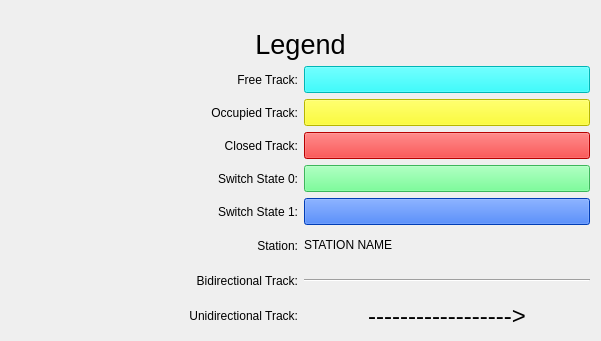
     <widget class="QWidget" name="gridLayoutWidget">
      <property name="geometry">
       <rect>
        <x>970</x>
        <y>480</y>
        <width>601</width>
        <height>341</height>
       </rect>
      </property>
      <layout class="QGridLayout" name="legend_layout">
       <item row="5" column="0">
        <widget class="QLabel" name="label_7">
         <property name="text">
          <string>Switch State 1:</string>
         </property>
         <property name="alignment">
          <set>Qt::AlignRight|Qt::AlignTrailing|Qt::AlignVCenter</set>
         </property>
        </widget>
       </item>
       <item row="4" column="1">
        <widget class="QPushButton" name="legend_switch0">
         <property name="sizePolicy">
          <sizepolicy hsizetype="Minimum" vsizetype="Fixed">
           <horstretch>0</horstretch>
           <verstretch>0</verstretch>
          </sizepolicy>
         </property>
         <property name="font">
          <font>
           <family>Segoe UI</family>
           <pointsize>12</pointsize>
           <weight>50</weight>
           <italic>false</italic>
           <bold>false</bold>
          </font>
         </property>
         <property name="styleSheet">
          <string notr="true">background-color: rgb(85, 255, 127);
font: 12pt &quot;Segoe UI&quot;;</string>
         </property>
         <property name="text">
          <string/>
         </property>
        </widget>
       </item>
       <item row="1" column="1">
        <widget class="QPushButton" name="legend_free">
         <property name="sizePolicy">
          <sizepolicy hsizetype="Minimum" vsizetype="Fixed">
           <horstretch>0</horstretch>
           <verstretch>0</verstretch>
          </sizepolicy>
         </property>
         <property name="font">
          <font>
           <family>Segoe UI</family>
           <pointsize>12</pointsize>
           <weight>50</weight>
           <italic>false</italic>
           <bold>false</bold>
          </font>
         </property>
         <property name="styleSheet">
          <string notr="true">background-color:rgb(0, 255, 255);
font: 12pt &quot;Segoe UI&quot;;</string>
         </property>
         <property name="text">
          <string/>
         </property>
        </widget>
       </item>
       <item row="2" column="0">
        <widget class="QLabel" name="label_2">
         <property name="text">
          <string>Occupied Track:</string>
         </property>
         <property name="alignment">
          <set>Qt::AlignRight|Qt::AlignTrailing|Qt::AlignVCenter</set>
         </property>
        </widget>
       </item>
       <item row="2" column="1">
        <widget class="QPushButton" name="legend_occupied">
         <property name="sizePolicy">
          <sizepolicy hsizetype="Minimum" vsizetype="Fixed">
           <horstretch>0</horstretch>
           <verstretch>0</verstretch>
          </sizepolicy>
         </property>
         <property name="font">
          <font>
           <family>Segoe UI</family>
           <pointsize>12</pointsize>
           <weight>50</weight>
           <italic>false</italic>
           <bold>false</bold>
          </font>
         </property>
         <property name="styleSheet">
          <string notr="true">background-color:rgb(255, 255, 0);
font: 12pt &quot;Segoe UI&quot;;</string>
         </property>
         <property name="text">
          <string/>
         </property>
        </widget>
       </item>
       <item row="0" column="0" colspan="2">
        <widget class="QLabel" name="label_4">
         <property name="font">
          <font>
           <family>Segoe UI</family>
           <pointsize>20</pointsize>
          </font>
         </property>
         <property name="text">
          <string>Legend</string>
         </property>
         <property name="alignment">
          <set>Qt::AlignBottom|Qt::AlignHCenter</set>
         </property>
        </widget>
       </item>
       <item row="6" column="0">
        <widget class="QLabel" name="label_16">
         <property name="sizePolicy">
          <sizepolicy hsizetype="Minimum" vsizetype="Fixed">
           <horstretch>0</horstretch>
           <verstretch>0</verstretch>
          </sizepolicy>
         </property>
         <property name="minimumSize">
          <size>
           <width>0</width>
           <height>29</height>
          </size>
         </property>
         <property name="text">
          <string>Station:</string>
         </property>
         <property name="alignment">
          <set>Qt::AlignRight|Qt::AlignTrailing|Qt::AlignVCenter</set>
         </property>
        </widget>
       </item>
       <item row="3" column="1">
        <widget class="QPushButton" name="legend_closed">
         <property name="sizePolicy">
          <sizepolicy hsizetype="Minimum" vsizetype="Fixed">
           <horstretch>0</horstretch>
           <verstretch>0</verstretch>
          </sizepolicy>
         </property>
         <property name="font">
          <font>
           <family>Segoe UI</family>
           <pointsize>12</pointsize>
           <weight>50</weight>
           <italic>false</italic>
           <bold>false</bold>
          </font>
         </property>
         <property name="styleSheet">
          <string notr="true">background-color:rgb(255, 0, 0);
font: 12pt &quot;Segoe UI&quot;;</string>
         </property>
         <property name="text">
          <string/>
         </property>
        </widget>
       </item>
       <item row="5" column="1">
        <widget class="QPushButton" name="legend_switch1">
         <property name="sizePolicy">
          <sizepolicy hsizetype="Minimum" vsizetype="Fixed">
           <horstretch>0</horstretch>
           <verstretch>0</verstretch>
          </sizepolicy>
         </property>
         <property name="font">
          <font>
           <family>Segoe UI</family>
           <pointsize>12</pointsize>
           <weight>50</weight>
           <italic>false</italic>
           <bold>false</bold>
          </font>
         </property>
         <property name="styleSheet">
          <string notr="true">background-color:rgb(0, 85, 255);
color: rgb(255, 255, 255);
font: 12pt &quot;Segoe UI&quot;;</string>
         </property>
         <property name="text">
          <string/>
         </property>
        </widget>
       </item>
       <item row="1" column="0">
        <widget class="QLabel" name="label">
         <property name="text">
          <string>Free Track:</string>
         </property>
         <property name="alignment">
          <set>Qt::AlignRight|Qt::AlignTrailing|Qt::AlignVCenter</set>
         </property>
        </widget>
       </item>
       <item row="4" column="0">
        <widget class="QLabel" name="label_6">
         <property name="text">
          <string>Switch State 0:</string>
         </property>
         <property name="alignment">
          <set>Qt::AlignRight|Qt::AlignTrailing|Qt::AlignVCenter</set>
         </property>
        </widget>
       </item>
       <item row="6" column="1">
        <widget class="QLabel" name="label_17">
         <property name="sizePolicy">
          <sizepolicy hsizetype="Minimum" vsizetype="Fixed">
           <horstretch>0</horstretch>
           <verstretch>0</verstretch>
          </sizepolicy>
         </property>
         <property name="text">
          <string>STATION NAME</string>
         </property>
         <property name="wordWrap">
          <bool>true</bool>
         </property>
        </widget>
       </item>
       <item row="3" column="0">
        <widget class="QLabel" name="label_3">
         <property name="text">
          <string>Closed Track:</string>
         </property>
         <property name="alignment">
          <set>Qt::AlignRight|Qt::AlignTrailing|Qt::AlignVCenter</set>
         </property>
        </widget>
       </item>
       <item row="7" column="0">
        <widget class="QLabel" name="label_18">
         <property name="sizePolicy">
          <sizepolicy hsizetype="Minimum" vsizetype="Fixed">
           <horstretch>0</horstretch>
           <verstretch>0</verstretch>
          </sizepolicy>
         </property>
         <property name="minimumSize">
          <size>
           <width>0</width>
           <height>29</height>
          </size>
         </property>
         <property name="text">
          <string>Bidirectional Track:</string>
         </property>
         <property name="alignment">
          <set>Qt::AlignRight|Qt::AlignTrailing|Qt::AlignVCenter</set>
         </property>
        </widget>
       </item>
       <item row="8" column="0">
        <widget class="QLabel" name="label_19">
         <property name="sizePolicy">
          <sizepolicy hsizetype="Minimum" vsizetype="Fixed">
           <horstretch>0</horstretch>
           <verstretch>0</verstretch>
          </sizepolicy>
         </property>
         <property name="minimumSize">
          <size>
           <width>0</width>
           <height>29</height>
          </size>
         </property>
         <property name="text">
          <string>Unidirectional Track:</string>
         </property>
         <property name="alignment">
          <set>Qt::AlignRight|Qt::AlignTrailing|Qt::AlignVCenter</set>
         </property>
        </widget>
       </item>
       <item row="7" column="1">
        <widget class="Line" name="line_91">
         <property name="orientation">
          <enum>Qt::Horizontal</enum>
         </property>
        </widget>
       </item>
       <item row="8" column="1">
        <widget class="QLabel" name="label_20">
         <property name="font">
          <font>
           <family>Segoe UI</family>
           <pointsize>18</pointsize>
          </font>
         </property>
         <property name="text">
          <string>------------------&gt;</string>
         </property>
         <property name="alignment">
          <set>Qt::AlignCenter</set>
         </property>
        </widget>
       </item>
      </layout>
     </widget>
